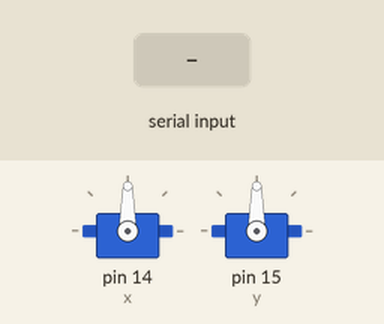
This sketch was run on a simulated Arduino Uno, built with avr-gcc and run on an emulated ATmega328P. Shown: 2 × servo. The test bench sets the inputs (shaded band).

Above: at 1.2 s.
1.3 s: "90,45\n" received over Serial
At 2.2 s:
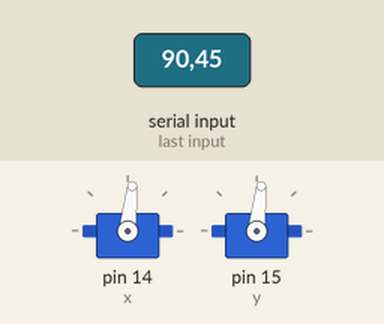
2.8 s: "30,150\n" received over Serial
At 3.4 s:
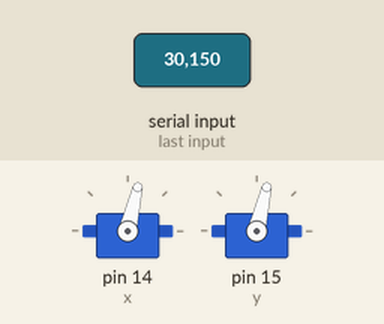
Timing chart, 0 to 5.8 s (numbered marks = the images above; inputs shaded):
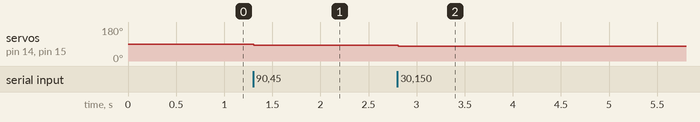

The sketch:

servo_face_track.ino
```cpp
#include<Servo.h>

Servo x, y;
int width = 640, height = 480;  // total resolution of the video
int xpos = 90, ypos = 90;  // initial positions of both Servos
void setup() {

  Serial.begin(9600);
  x.attach(14);
  y.attach(15);
  // Serial.print(width);
  //Serial.print("\t");
  //Serial.println(height);
  x.write(xpos);
  y.write(ypos);
}
const int angle = 1;   // degree of increment or decrement

void loop() {
  if (Serial.available() > 0)
  {
    int x_mid, y_mid;
    if (Serial.read() == 'X')
    {
      x_mid = Serial.parseInt();  // read center x-coordinate
      if (Serial.read() == 'Y')
        y_mid = Serial.parseInt(); // read center y-coordinate
    }
    /* adjust the servo within the squared region if the coordinates
        is outside it
    */
    if (x_mid > width / 2 + 30)
      xpos += angle;
    if (x_mid < width / 2 - 30)
      xpos -= angle;
    if (y_mid > height / 2 + 30)
      ypos -= angle;
    if (y_mid < height / 2 - 30)
      ypos += angle;


    // if the servo degree is outside its range
    if (xpos >= 180)
      xpos = 180;
    else if (xpos <= 0)
      xpos = 0;
    if (ypos >= 180)
      ypos = 180;
    else if (ypos <= 0)
      ypos = 0;

    x.write(xpos);
    y.write(ypos);

    // used for testing
    //Serial.print("\t");
    // Serial.print(x_mid);
    // Serial.print("\t");
    // Serial.println(y_mid);
  }
}
```

Measured:
- after the input at 1.3 s, servo on pin 14 (x), servo on pin 15 (y): 90° → 84° at once
- after the input at 2.8 s, servo on pin 14 (x), servo on pin 15 (y): 84° → 77° at once
